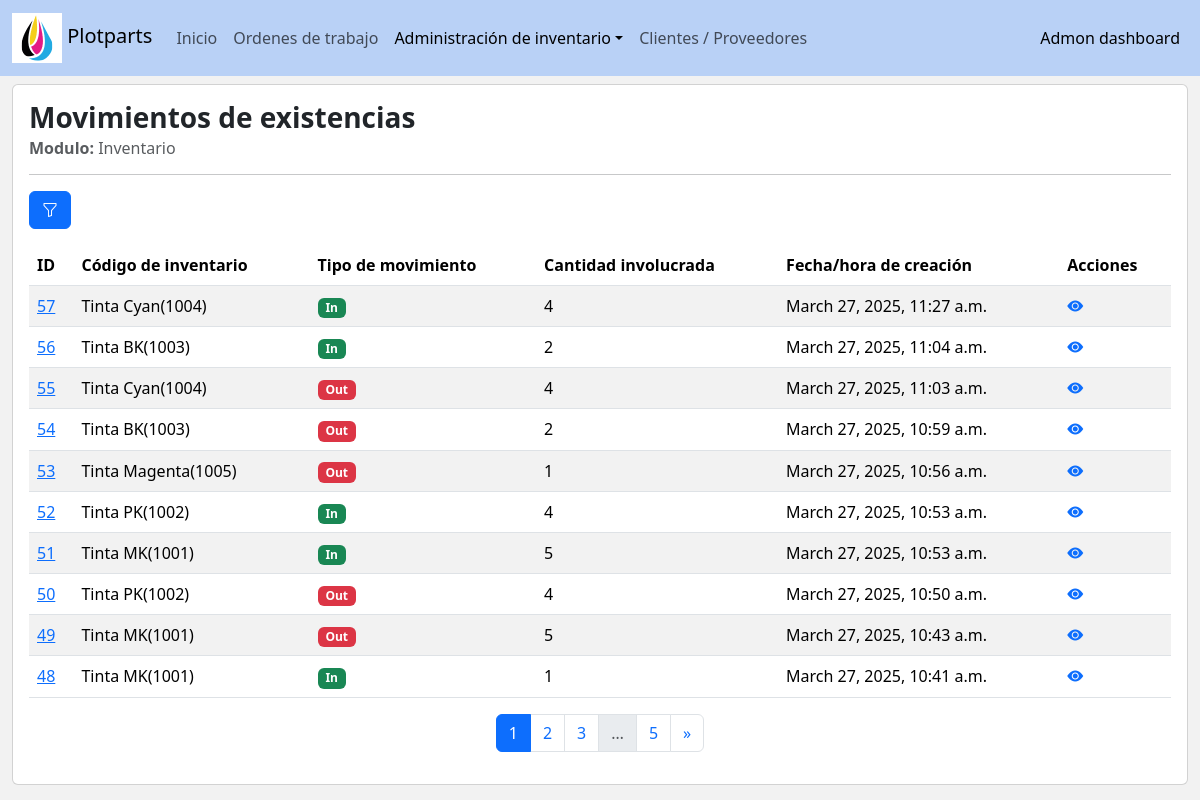
The page /inventory/movements_grid/ on the database as committed earlier.
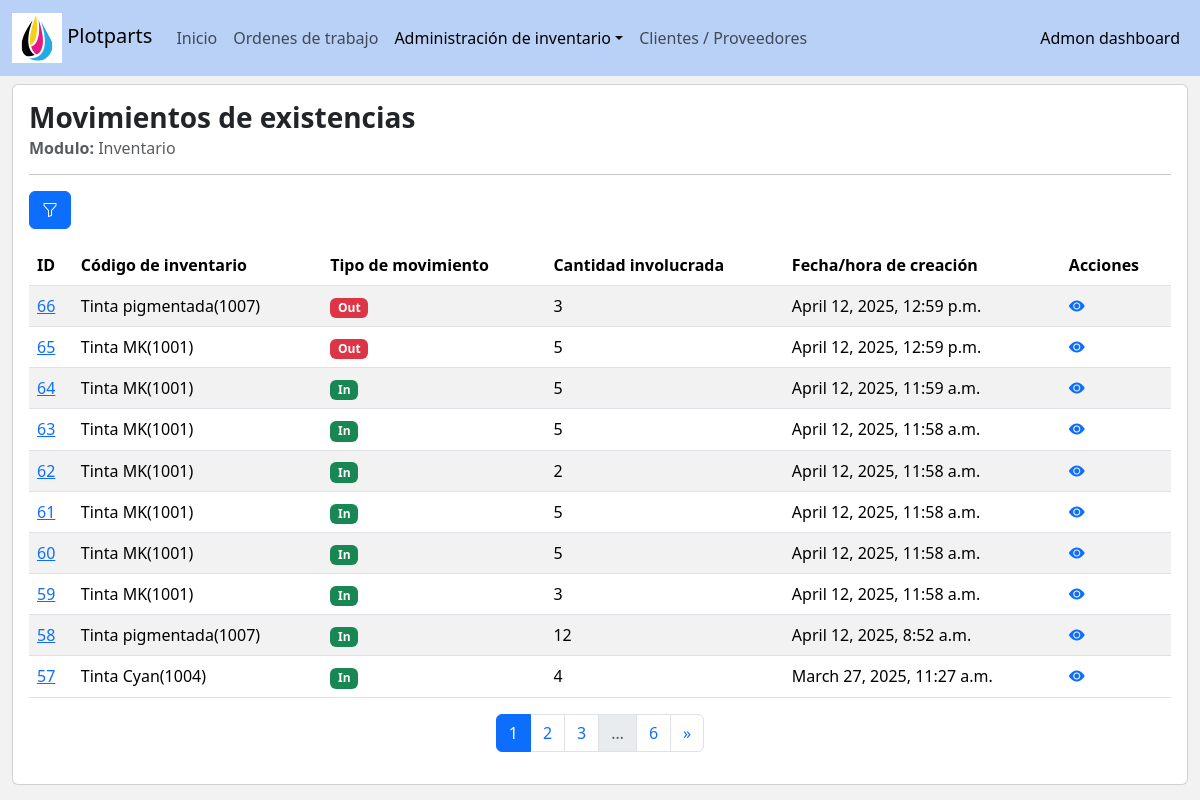
The same page on the database as committed later.
### inventory/models.py (models this page shows, shortened)
class InventoryMovement(models.Model):
    inventory_code = models.ForeignKey(Inventory, verbose_name='Código de inventario', on_delete=models.CASCADE)
    type = models.IntegerField(verbose_name='Tipo de movimiento', choices=MovementsTypes.choices)
    quantity = models.IntegerField(verbose_name='Cantidad involucrada',validators=[MinValueValidator(1),MaxValueValidator(999)])
    description = models.TextField(verbose_name='Descripción del movimiento')
    status = models.IntegerField(verbose_name='Estado',choices=Status.choices, default=Status.enable)
    createtime = models.DateTimeField(verbose_name='Fecha/hora de creación', auto_now_add=True)
    is_inbound = models.BooleanField(verbose_name='Inbound flag', default=False)
    class Meta:
        verbose_name = "Movimientos de existencias"
        verbose_name_plural = "Movimientos de existencias"
        ordering = ['-id','-createtime']

class Inventory(models.Model):
    code = models.ForeignKey(verbose_name='Código', to=InventoryCodes, on_delete=models.PROTECT)
    available_quantity = models.IntegerField(verbose_name='Cantidad disponible', default=0, blank=True)
    extra_info = models.TextField(verbose_name='Información adicional', blank=True, null=True)
    status = models.IntegerField(verbose_name='Estado',choices=Status.choices, default=Status.enable)
    createtime = models.DateTimeField(verbose_name='Fecha/hora de creación', auto_now_add=True)
    updatetime = models.DateTimeField(verbose_name='Fecha/hora de modificación', auto_now=True)
    class Meta:
        verbose_name = "Existencias actuales"
        verbose_name_plural = "Existencias actuales"
        ordering = ['code']
    def __str__(self):
        return f'{str(self.code)}'

class InventoryCodes(models.Model):
    code = models.CharField(verbose_name='Código', max_length=50, unique=True)
    name = models.CharField(verbose_name='Nombre', max_length=100)
    category = models.ForeignKey(to=InventoryCategory, verbose_name='Categoría', on_delete = models.PROTECT, default=2)
    supplier = models.ForeignKey(to=Asset, verbose_name='Proovedor', on_delete = models.PROTECT)
    inbound_price = models.FloatField(verbose_name='Precio venta', default=0)
    outbound_price = models.FloatField(verbose_name='Precio compra', default=0)
    extra_info = models.TextField(verbose_name='Información adicional')
    related_image = models.ImageField(verbose_name='Imagen de referencia', upload_to=get_inventory_imagePath, default='default/default.png')
    status = models.IntegerField(verbose_name='Estado',choices=Status.choices, default=Status.enable)
    createtime = models.DateTimeField(verbose_name='Fecha/hora de creación', auto_now_add=True)
    updatetime = models.DateTimeField(verbose_name='Fecha/hora de modificación', auto_now=True)
    class Meta:
        verbose_name = "Códigos de inventario"
        verbose_name_plural = "Códigos de inventario"
        ordering = ['code']
    def __str__(self):
        return f'{self.name}({self.code})'

### inventory/views.py (the view, shortened to what this page needs)
class InventoryMovement_ListView(ListView):
    model = InventoryMovement
    template_name = "inventory/inventoryMovement_grid.html"
    context_object_name = 'movements'
    paginate_by = 10
    extra_context = {
        'MovementFilterForm':InventoryMovement_FilterForm
    }
    def get_context_data(self, **kwargs):
        context = super().get_context_data(**kwargs)
        context['MovementFilterForm'] = InventoryMovement_FilterForm(self.request.GET)
        context['active_link'] = 'inventory_movement'
        context['dropdown_menu'] = True
        return context
    def get_queryset(self):
        queryset = InventoryMovement.objects.filter(status=1)
        return queryset

### core/templatetags/utils.py (called while the page is built)
@register.filter(name='setValidationClass')
def setValidationClass(input):
    bootstrap_class = ''
    if input.help_text == 'filter_option':
        if input.errors:
            bootstrap_class = 'is-invalid'
    else:
        if (input.data != None) and (input.data != []) :
            if input.errors:
                bootstrap_class = 'is-invalid'
            else:
                bootstrap_class = 'is-valid'
    return input.as_widget(attrs={'class':'form-control '+ bootstrap_class})

@register.filter(name='movementType_mapping')
def inventoryMovement_TypeMapping(flowStatus):
    css_class = ''
    match flowStatus:
        case 1:#In
            css_class = 'success'
        case 2:#Out
            css_class = 'danger'
    return css_class

@register.simple_tag(takes_context=True)
def querystring_without_page(context):
    request = context['request']
    querydict = request.GET.copy()
    querydict.pop('page',None)
    clean_querydict = {k: v for k, v in querydict.items() if v.strip() != ''}
    return '&'.join([f'{k}={v}' for k,v in clean_querydict.items()])

### inventory/templates/inventory/inventoryMovement_grid.html (shortened to what this page needs)
{% extends 'base_adminv2.html' %}
{% load humanize %}
{% load utils %}
{% block body %}
    <div class='row'>
        <div class="col-lg-12">
            <div class="card">
                <div class="card-body">
                    <h3 class='card-title'><strong>Movimientos de existencias</strong></h3>
                    <h6 class="card-subtitle mb-2 text-muted"> <strong>Modulo:</strong> Inventario</h6>
                    <hr>
                    <div class="col-lg-12">
                        <p class="d-inline-flex gap-1">
                            <button class="btn btn-primary" type="button" data-bs-toggle="collapse" data-bs-target="#filterBox" aria-expanded="false" aria-controls="filterBox" title="Filtrar"><i class="bi bi-funnel"></i></button>
                        </p>
                    </div>
                    <div class="col-lg-12">
                        <div class="table-responsive">
                            <table class="table table-striped table-hover">
                                <thead>
                                <tr>
                                    <th scope="col">ID</th>
                                    <th scope="col">Código de inventario</th>
                                    <th scope="col">Tipo de movimiento</th>
                                    <th scope="col">Cantidad involucrada</th>
                                    <th scope="col">Fecha/hora de creación</th>
                                    <th scope="col">Acciones</th>
                                </tr>
                                </thead>
                                <tbody>
                                    {% if movements %}
                                        {% for item in movements %}
                                            <tr>
                                                <td><a href='{% url "inventory:movement_detail" item.id %}'>{{item.id}}</a></td>
                                                <td>{{item.inventory_code}}</td>
                                                <td><span class="badge bg-{{item.type|movementType_mapping}}">{{item.get_type_display}}</span></td>
                                                <td>{{item.quantity}}</td>
                                                <td>{{item.createtime}}</td>
                                                <td>
                                                    <span><a href='{% url "inventory:movement_detail" item.id %}' title='Detail'><i class="bi bi-eye-fill"></i></a></span>
                                                </td>
                                            </tr>
                                        {% endfor %}
                                    {% else %}
                                    <tr>
                                        <td colspan='6' class='text-center'>Resultados no encontrados</td>
                                    </tr>
                                    {% endif %}
                                </tbody>
                            </table>
                        </div>
                    </div>
                    {% include 'pagination.html' %}
                </div>
            </div>
        </div>
    </div>
{% endblock body %}

Rows that differ between the two databases and show on the page:
no longer on this page (row unchanged): InventoryMovement: id "56", inventory_code "Tinta BK(1003)", type "In", quantity "2", createtime "March 27, 2025, 11:04 a.m."
no longer on this page (row unchanged): InventoryMovement: id "55", inventory_code "Tinta Cyan(1004)", type "Out", quantity "4", createtime "March 27, 2025, 11:03 a.m."
no longer on this page (row unchanged): InventoryMovement: id "54", inventory_code "Tinta BK(1003)", type "Out", quantity "2", createtime "March 27, 2025, 10:59 a.m."
no longer on this page (row unchanged): InventoryMovement: id "53", inventory_code "Tinta Magenta(1005)", type "Out", quantity "1", createtime "March 27, 2025, 10:56 a.m."
no longer on this page (row unchanged): InventoryMovement: id "52", inventory_code "Tinta PK(1002)", type "In", quantity "4", createtime "March 27, 2025, 10:53 a.m."
no longer on this page (row unchanged): InventoryMovement: id "51", inventory_code "Tinta MK(1001)", type "In", quantity "5", createtime "March 27, 2025, 10:53 a.m."
no longer on this page (row unchanged): InventoryMovement: id "50", inventory_code "Tinta PK(1002)", type "Out", quantity "4", createtime "March 27, 2025, 10:50 a.m."
no longer on this page (row unchanged): InventoryMovement: id "49", inventory_code "Tinta MK(1001)", type "Out", quantity "5", createtime "March 27, 2025, 10:43 a.m."
no longer on this page (row unchanged): InventoryMovement: id "48", inventory_code "Tinta MK(1001)", type "In", quantity "1", createtime "March 27, 2025, 10:41 a.m."
added InventoryMovement: id "66", inventory_code "Tinta pigmentada(1007)", type "Out", quantity "3", createtime "April 12, 2025, 12:59 p.m."
added InventoryMovement: id "65", inventory_code "Tinta MK(1001)", type "Out", quantity "5", createtime "April 12, 2025, 12:59 p.m."
added InventoryMovement: id "64", inventory_code "Tinta MK(1001)", type "In", quantity "5", createtime "April 12, 2025, 11:59 a.m."
added InventoryMovement: id "63", inventory_code "Tinta MK(1001)", type "In", quantity "5", createtime "April 12, 2025, 11:58 a.m."
added InventoryMovement: id "62", inventory_code "Tinta MK(1001)", type "In", quantity "2", createtime "April 12, 2025, 11:58 a.m."
added InventoryMovement: id "61", inventory_code "Tinta MK(1001)", type "In", quantity "5", createtime "April 12, 2025, 11:58 a.m."
added InventoryMovement: id "60", inventory_code "Tinta MK(1001)", type "In", quantity "5", createtime "April 12, 2025, 11:58 a.m."
added InventoryMovement: id "59", inventory_code "Tinta MK(1001)", type "In", quantity "3", createtime "April 12, 2025, 11:58 a.m."
added InventoryMovement: id "58", inventory_code "Tinta pigmentada(1007)", type "In", quantity "12", createtime "April 12, 2025, 8:52 a.m."
Other text that changed with them:
{{ page_obj.paginator.num_pages }}: "5" → "6"
